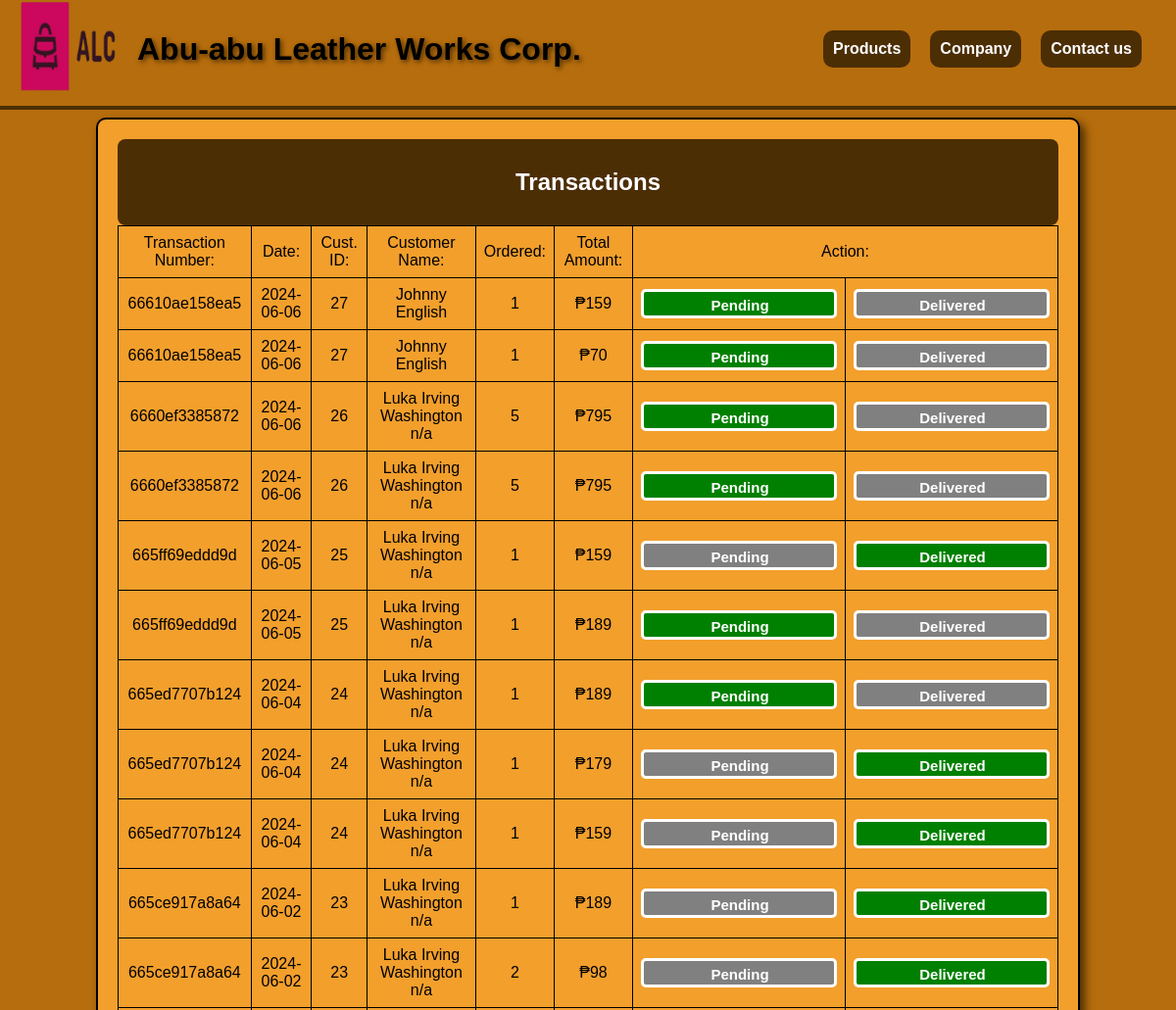
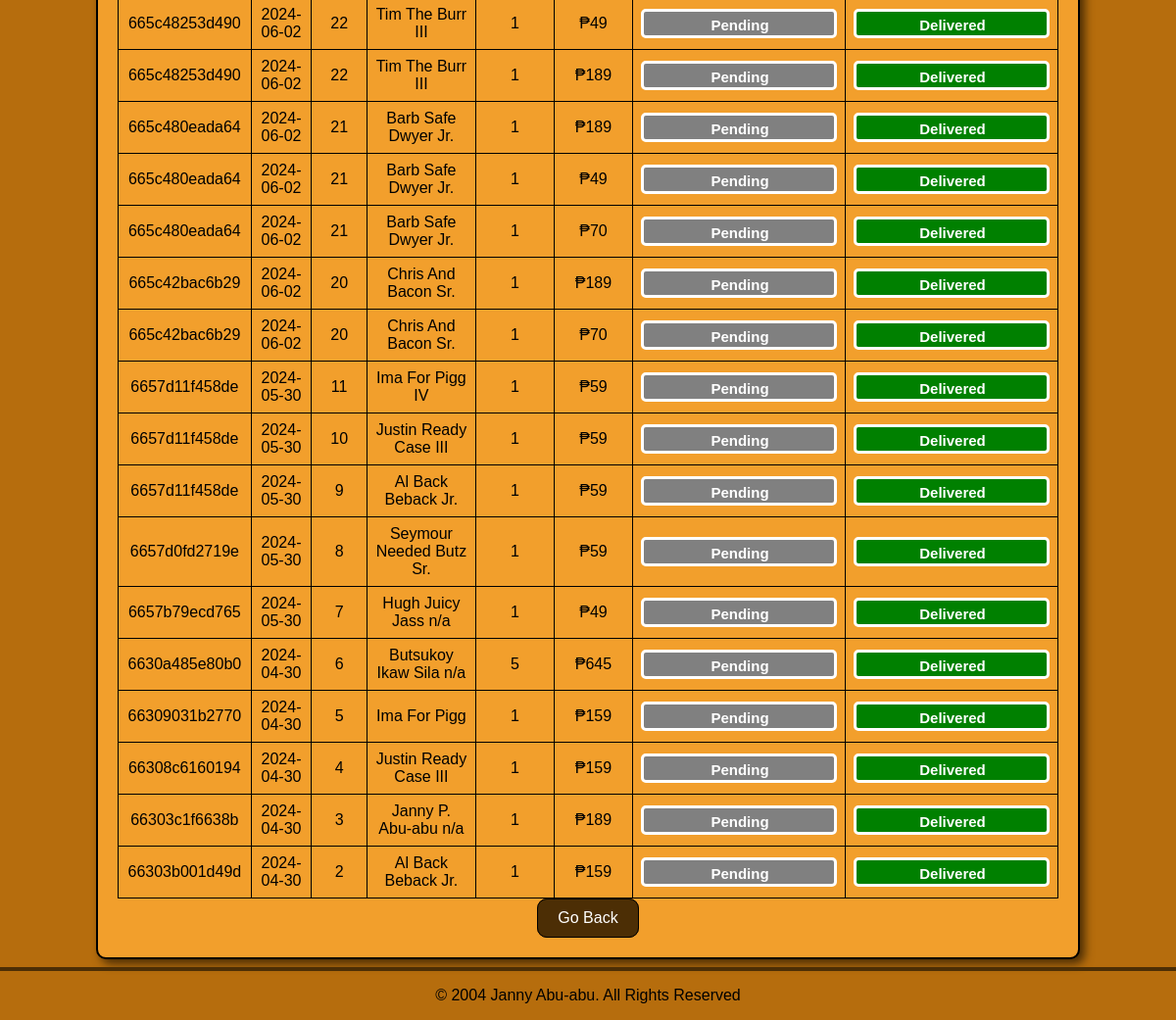
/transaction.php, run on the app's committed database (2 pictures, top to bottom).
### tables this page shows
CREATE TABLE `transactions` (
  `transactionID` int(5) NOT NULL,
  `transaction_number` varchar(15) NOT NULL,
  `customerID` int(5) NOT NULL,
  `orderID` int(11) DEFAULT NULL,
  `status` varchar(20) DEFAULT 'pending'
);

CREATE TABLE `orders` (
  `orderID` int(11) NOT NULL,
  `order_date` date NOT NULL,
  `customerID` int(11) NOT NULL,
  `productID` int(11) NOT NULL,
  `quantity` int(11) NOT NULL,
  `total_amount` int(11) NOT NULL
);

CREATE TABLE `customers` (
  `customerID` int(10) NOT NULL,
  `first_name` varchar(255) NOT NULL,
  `second_name` varchar(20) NOT NULL,
  `third_name` varchar(20) NOT NULL,
  `middle_name` varchar(255) NOT NULL,
  `last_name` varchar(255) NOT NULL,
  `suffix` varchar(255) NOT NULL,
  `email` varchar(255) NOT NULL,
  `contact_number` varchar(255) NOT NULL,
  `address` varchar(255) NOT NULL,
  `country` varchar(255) NOT NULL
);

### fetch_transactions.php (the view, shortened to what this page needs)
<?php
include 'connection.php';
$sql = "SELECT t.transactionID, t.transaction_number, o.order_date, c.customerID,
            CONCAT(c.first_name, ' ', c.middle_name, ' ', c.last_name, ' ', c.suffix) AS customer_name,
            o.productID, p.product_name, o.quantity AS product_quantity, p.product_price,
            o.total_amount AS product_total_amount, t.`status`
        FROM transactions t
        INNER JOIN orders o ON t.orderID = o.orderID
        INNER JOIN customers c ON t.customerID = c.customerID
        INNER JOIN products p ON o.productID = p.productID
        ORDER BY c.customerID DESC";
$result = $connection->query($sql);
if ($result->num_rows > 0) {
    while ($row = $result->fetch_assoc()) {
        $pendingClass = $row['status'] == 'pending' ? 'active pending' : 'pending';
        $deliveredClass = $row['status'] == 'delivered' ? 'active delivered' : 'delivered';
        echo "<tr>";
        echo "<td class='form-td'>" . htmlspecialchars($row['transaction_number']) . "</td>";
        echo "<td class='form-td'>" . htmlspecialchars($row['order_date']) . "</td>";
        echo "<td class='form-td'>" . htmlspecialchars($row['customerID']) . "</td>";
        echo "<td class='form-td'>" . htmlspecialchars($row['customer_name']) . "</td>";
        echo "<td class='form-td'>" . htmlspecialchars($row['product_quantity']) . "</td>";
        echo "<td class='form-td'>&#8369;" . htmlspecialchars($row['product_total_amount']) . "</td>";
        echo "<td class='form-td'><button class='status-btn $pendingClass' data-transaction-id='" . htmlspecialchars($row['transactionID']) . "'>Pending</button></td>";
        echo "<td class='form-td'><button class='status-btn $deliveredClass' data-transaction-id='" . htmlspecialchars($row['transactionID']) . "'>Delivered</button></td>";
        echo "</tr>";
    }
} else {
    echo "<tr><td colspan='8' class='form-td'>No data found</td></tr>";
}
?>

### styles/style.css (style rules this page uses)
body { margin: 0 auto; background-color: #B66D0D; }
.form-td { border: 1px solid #000; padding: 8px; }
.form-td button { font-family: 'Franklin Gothic Medium', 'Arial Narrow', Arial, sans-serif; font-size: 15px; padding-left: 12px; border-radius: 5px; border-style: solid; width: 200px; height: 30px; font-weight: bold; }

### transaction.php (style rules this page uses)
.status-btn { padding: 5px 10px; border: none; cursor: pointer; }
.status-btn.pending { background-color: gray; color: white; }
.status-btn.delivered { background-color: gray; color: white; }
.status-btn.active.pending { background-color: green; }
.status-btn.active.delivered { background-color: green; }

### data on the page
transactions: transaction_number "66610ae158ea5", orderID.order_date "2024-06-06", customerID.customerID "27", customer_name "Johnny English", orderID.quantity "1", orderID.total_amount "159"
transactions: transaction_number "66610ae158ea5", orderID.order_date "2024-06-06", customerID.customerID "27", customer_name "Johnny English", orderID.quantity "1", orderID.total_amount "70"
transactions: transaction_number "6660ef3385872", orderID.order_date "2024-06-06", customerID.customerID "26", customer_name "Luka Irving Washington n/a", orderID.quantity "5", orderID.total_amount "795"
transactions: transaction_number "6660ef3385872", orderID.order_date "2024-06-06", customerID.customerID "26", customer_name "Luka Irving Washington n/a", orderID.quantity "5", orderID.total_amount "795"
transactions: transaction_number "665ff69eddd9d", orderID.order_date "2024-06-05", customerID.customerID "25", customer_name "Luka Irving Washington n/a", orderID.quantity "1", orderID.total_amount "159"
transactions: transaction_number "665ff69eddd9d", orderID.order_date "2024-06-05", customerID.customerID "25", customer_name "Luka Irving Washington n/a", orderID.quantity "1", orderID.total_amount "189"
transactions: transaction_number "665ed7707b124", orderID.order_date "2024-06-04", customerID.customerID "24", customer_name "Luka Irving Washington n/a", orderID.quantity "1", orderID.total_amount "189"
transactions: transaction_number "665ed7707b124", orderID.order_date "2024-06-04", customerID.customerID "24", customer_name "Luka Irving Washington n/a", orderID.quantity "1", orderID.total_amount "179"
transactions: transaction_number "665ed7707b124", orderID.order_date "2024-06-04", customerID.customerID "24", customer_name "Luka Irving Washington n/a", orderID.quantity "1", orderID.total_amount "159"
transactions: transaction_number "665ce917a8a64", orderID.order_date "2024-06-02", customerID.customerID "23", customer_name "Luka Irving Washington n/a", orderID.quantity "1", orderID.total_amount "189"
transactions: transaction_number "665ce917a8a64", orderID.order_date "2024-06-02", customerID.customerID "23", customer_name "Luka Irving Washington n/a", orderID.quantity "2", orderID.total_amount "98"
transactions: transaction_number "665c48253d490", orderID.order_date "2024-06-02", customerID.customerID "22", customer_name "Tim The Burr III", orderID.quantity "1", orderID.total_amount "49"
transactions: transaction_number "665c48253d490", orderID.order_date "2024-06-02", customerID.customerID "22", customer_name "Tim The Burr III", orderID.quantity "1", orderID.total_amount "189"
transactions: transaction_number "665c480eada64", orderID.order_date "2024-06-02", customerID.customerID "21", customer_name "Barb Safe Dwyer Jr.", orderID.quantity "1", orderID.total_amount "189"
transactions: transaction_number "665c480eada64", orderID.order_date "2024-06-02", customerID.customerID "21", customer_name "Barb Safe Dwyer Jr.", orderID.quantity "1", orderID.total_amount "49"
transactions: transaction_number "665c480eada64", orderID.order_date "2024-06-02", customerID.customerID "21", customer_name "Barb Safe Dwyer Jr.", orderID.quantity "1", orderID.total_amount "70"
transactions: transaction_number "665c42bac6b29", orderID.order_date "2024-06-02", customerID.customerID "20", customer_name "Chris And Bacon Sr.", orderID.quantity "1", orderID.total_amount "189"
transactions: transaction_number "665c42bac6b29", orderID.order_date "2024-06-02", customerID.customerID "20", customer_name "Chris And Bacon Sr.", orderID.quantity "1", orderID.total_amount "70"
transactions: transaction_number "6657d11f458de", orderID.order_date "2024-05-30", customerID.customerID "11", customer_name "Ima For Pigg IV", orderID.quantity "1", orderID.total_amount "59"
transactions: transaction_number "6657d11f458de", orderID.order_date "2024-05-30", customerID.customerID "10", customer_name "Justin Ready Case III", orderID.quantity "1", orderID.total_amount "59"
transactions: transaction_number "6657d11f458de", orderID.order_date "2024-05-30", customerID.customerID "9", customer_name "Al Back Beback Jr.", orderID.quantity "1", orderID.total_amount "59"
transactions: transaction_number "6657d0fd2719e", orderID.order_date "2024-05-30", customerID.customerID "8", customer_name "Seymour Needed Butz Sr.", orderID.quantity "1", orderID.total_amount "59"
transactions: transaction_number "6657b79ecd765", orderID.order_date "2024-05-30", customerID.customerID "7", customer_name "Hugh Juicy Jass n/a", orderID.quantity "1", orderID.total_amount "49"
transactions: transaction_number "6630a485e80b0", orderID.order_date "2024-04-30", customerID.customerID "6", customer_name "Butsukoy Ikaw Sila n/a", orderID.quantity "5", orderID.total_amount "645"
transactions: transaction_number "66309031b2770", orderID.order_date "2024-04-30", customerID.customerID "5", customer_name "Ima For Pigg", orderID.quantity "1", orderID.total_amount "159"
transactions: transaction_number "66308c6160194", orderID.order_date "2024-04-30", customerID.customerID "4", customer_name "Justin Ready Case III", orderID.quantity "1", orderID.total_amount "159"
transactions: transaction_number "66303c1f6638b", orderID.order_date "2024-04-30", customerID.customerID "3", customer_name "Janny P. Abu-abu n/a", orderID.quantity "1", orderID.total_amount "189"
transactions: transaction_number "66303b001d49d", orderID.order_date "2024-04-30", customerID.customerID "2", customer_name "Al Back Beback Jr.", orderID.quantity "1", orderID.total_amount "159"
